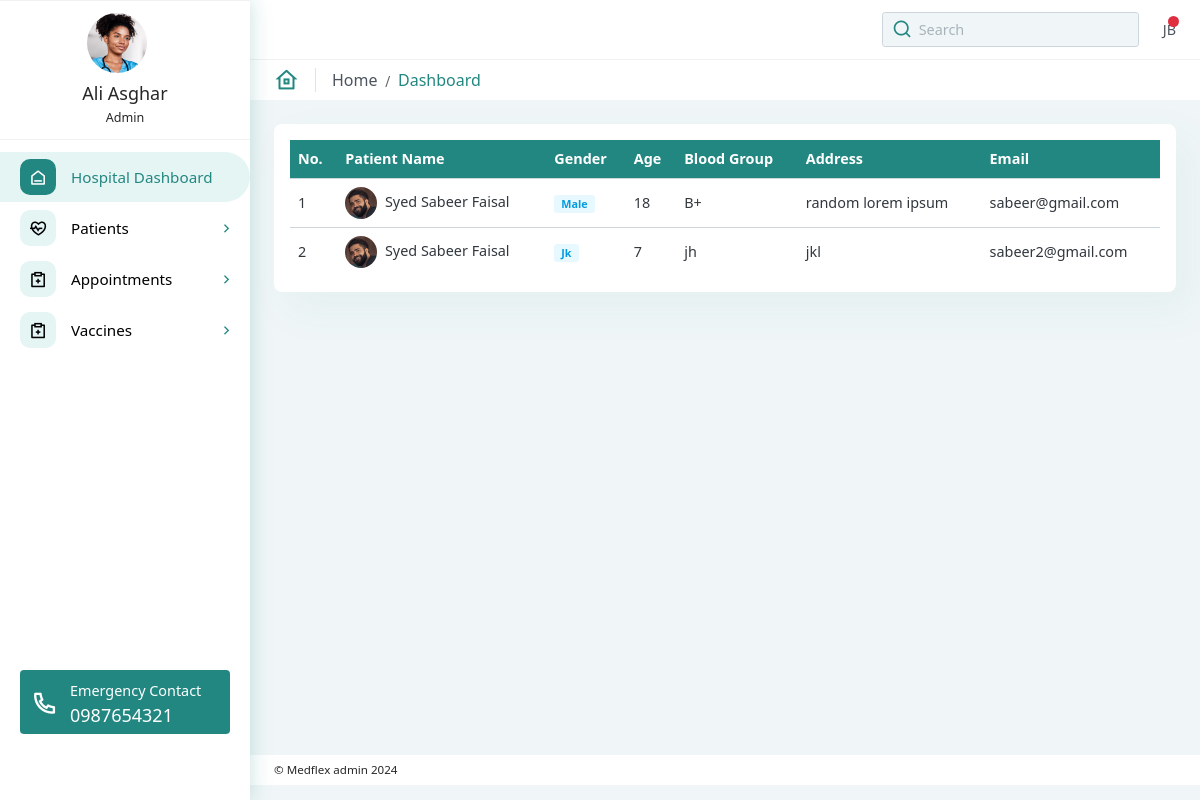
/Admin/patient-list.php, run on the app's committed database.
### tables this page shows
CREATE TABLE `child_detail` (
  `id` int(11) NOT NULL,
  `child_id` int(11) NOT NULL,
  `firstname` varchar(255) NOT NULL,
  `middlename` varchar(255) NOT NULL,
  `lastname` varchar(255) NOT NULL,
  `bloodgroup` varchar(255) NOT NULL,
  `age` int(11) NOT NULL,
  `city` varchar(255) NOT NULL,
  `gender` varchar(255) NOT NULL,
  `address` varchar(500) NOT NULL
);

CREATE TABLE `children` (
  `id` int(11) NOT NULL,
  `email` varchar(255) NOT NULL,
  `password` varchar(255) NOT NULL,
  `date_created` timestamp NOT NULL DEFAULT current_timestamp() ON UPDATE current_timestamp()
);

### Admin/patient-list.php (the view, shortened to what this page needs)
<?php
include("./Common/Nav.php");
include("../Utilities/connection.php");
$query = "
    SELECT cd.child_id, cd.firstname, cd.lastname,cd.middlename, cd.gender, cd.age, cd.bloodgroup, cd.address, c.email
    FROM child_detail cd
    JOIN children c ON cd.child_id = c.id
";
$result = mysqli_query($con, $query);
?>
<div class="app-body">
  <div class="row gx-3">
    <div class="col-sm-12">
      <div class="card">
        <div class="card-body">
          <div class="table-responsive">
            <table id="basicExample" class="table truncate m-0 align-middle">
              <thead>
                <tr>
                  <th>No.</th>
                  <th>Patient Name</th>
                  <th>Gender</th>
                  <th>Age</th>
                  <th>Blood Group</th>
                  <th>Address</th>
                  <th>Email</th>
                </tr>
              </thead>
              <tbody>
                <?php
                if (mysqli_num_rows($result) > 0) {
                    $counter = 1;
                    while ($row = mysqli_fetch_assoc($result)) {
                        echo "<tr>";
                        echo "<td>" . $counter . "</td>";
                        echo "<td>
                                <img src='assets/images/patient.png' class='img-shadow img-2x rounded-5 me-1' alt='Medical Admin Template'>
                                " . $row['firstname'] . "   " . $row['middlename'] . " " . $row['lastname'] . "
                              </td>";
                        echo "<td><span class='badge bg-info-subtle text-info'>" . ucfirst($row['gender']) . "</span></td>";
                        echo "<td>" . $row['age'] . "</td>";
                        echo "<td>" . $row['bloodgroup'] . "</td>";
                        echo "<td>" . $row['address'] . "</td>";
                        echo "<td>" . $row['email'] . "</td>";
                        echo "</tr>";
                        $counter++;
                    }
                } else {
                    echo "<tr><td colspan='8'>No data found</td></tr>";
                }
                ?>
              </tbody>
            </table>
          </div>
        </div>
      </div>
    </div>
  </div>
</div>
<?php
include("./Common/Footer.php");
?>

### data on the page
child_detail: firstname "Syed", middlename "Sabeer", lastname "Faisal", gender "Male", age "18", bloodgroup "B+", address "random lorem ipsum", child.email "sabeer@gmail.com"
child_detail: firstname "Syed", middlename "Sabeer", lastname "Faisal", gender "Jk", age "7", bloodgroup "jh", address "jkl", child.email "sabeer2@gmail.com"
